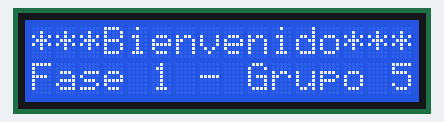
The sketch below on a simulated Arduino Uno, built with avr-gcc and run on an emulated ATmega328P. Shown: 16×2 character LCD. Random numbers use the default seed unless the sketch sets one; what the sketch prints to the serial monitor is not drawn.

Above: at 0.1 s.
At 6.1 s:
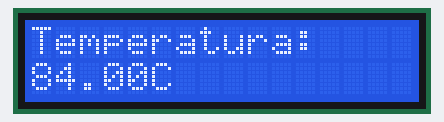
At 10.2 s:
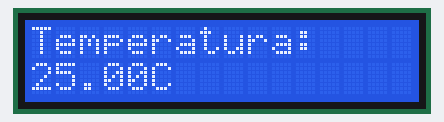
At 19.2 s:
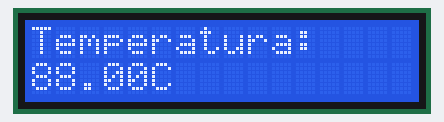
At 30.3 s:
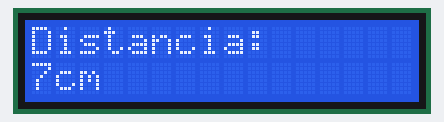
At 38.3 s:
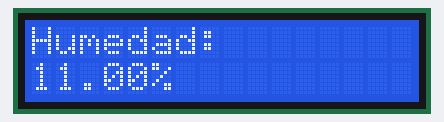

The sketch:

Arduino.ino
```cpp
/****************************************************************************
Universidad de San Carlos de Guatemala
Arquitectura de Computadores y Ensambladores 2 - Sección "B"
Segundo Semestre 2024
Autor: Grupo 5
Proyecto: Control de Acceso Vehicular
Codigo escrito para: ARDUINO UNO
*****************************************************************************/
#include <EEPROM.h>
#include <DHT.h>
#include <LiquidCrystal.h>

// Inicializando la libreria
LiquidCrystal lcd(12, 11, 5, 4, 3, 2);

// Definiendo el inicio de las direcciones de memoria EEPROM para guardar los datos de los sensores
#define EEPROM_START_TEMPERATURA 0
#define EEPROM_START_HUMEDAD 10
#define EEPROM_START_LUZ 20
#define EEPROM_START_CO2 30
#define EEPROM_START_PROXIMIDAD 40

// Definiendo el pin digital donde se conecta el sensor
#define DHT_PIN 9
// Definiendo el tipo de senso a utilizar
#define DHT_TYPE DHT11

// Configuramos los pines del boton
const byte interruptPin = 2;
volatile bool ledState = LOW;

//Configuramos los pines del sensor Trigger y Echo
const byte triggerPin = 13;
const byte echoPin = 12;

void setup() {
  // Inicialización del sensor DHT11
  DHT dht(DHT_PIN, DHT_TYPE);
  Serial.begin(9600);
  lcd.begin(16,2);
  dht.begin();
/*
  pinMode(LED_BUILTIN, OUTPUT);
  pinMode(interruptPin,INPUT_PULLUP);
  attachInterrupt(digitalPinToInterrupt(interruptPin), isrDesplegarLCD, RISING);
*/
  // El pin Trigger en modo salida
//  pinMode(triggerPin,OUTPUT);
  // El pin Echo en modo entrada
//  pinMode(echoPin,INPUT);
}

void loop() {
  lcd.clear();
  lcd.setCursor(0,0);
  lcd.print("***Bienvenido***");
  lcd.setCursor(0,1);
  lcd.print("Fase 1 - Grupo 5");
  delay(2000);

  float temperatura = obtenerTemperatura();
  float humedad = obtenerHumedad();
  iniciarTrigger();

  if (isnan(temperatura)) {
    guardarDTH11(temperatura, EEPROM_START_TEMPERATURA);
  }
  if (isnan(humedad)) {
    guardarDTH11(humedad, EEPROM_START_HUMEDAD);
  }
//  leerDTH11();

}

float obtenerHumedad(){
  // Obteniendo el vaor de la humedad relativa
  float humedad = random(1,30);//dht.readHumidity();

  // Comprobando si ha habido algun error en la lectura
  if(isnan(humedad)){
    Serial.println("No se logro obtener datos de HUMEDAD del sensor DHT11");
  }
  else {
    Serial.print("Humedad: ");
    Serial.print(humedad);
    Serial.println("%");
    //Debe haber una condición para saber si se debe desplegar en la pantalla LCD
    lcd.clear();
    lcd.setCursor(0,0);
    lcd.print("Humedad:");
    lcd.setCursor(0,1);
    lcd.print(humedad);
    lcd.print("%");
    delay(1000);
  }
  return humedad;
}

float obtenerTemperatura(){
  // Obteniendo el valor de la temperatura en grados centigrados
  float temperatura = random(1,100);//dht.readTemperature();

  // Comprobando si ha habido algun error en la lectura
  if(isnan(temperatura)){
    Serial.println("No se logro obtener datos de TEMPERATURA del sensor DHT11");
    //Debe haber una condición para saber si se debe desplegar en la pantalla LCD
    lcd.clear();
    lcd.setCursor(0,0);
    lcd.print("ERROR al leer:");
    lcd.setCursor(0,1);
    lcd.print("TEMPERATURA:");
  }
  else {
    Serial.print("Temperatura: ");
    Serial.print(temperatura);
    Serial.println("°C");
    //Debe haber una condición para saber si se debe desplegar en la pantalla LCD
    lcd.clear();
    lcd.setCursor(0,0);
    lcd.print("Temperatura:");
    lcd.setCursor(0,1);
    lcd.print(temperatura);
    lcd.print("C");
    delay(1000);
  }
  return temperatura;
}


void guardarDTH11(float valor, byte posMemoria){
  EEPROM.put(posMemoria, valor);  //Escribir (direccion_inicial, valor)
}

void leerDTH11(){
  float tempMemoria;
  float humedadMemoria;

  EEPROM.get(EEPROM_START_TEMPERATURA, tempMemoria);  //Obtener (direccion_inicial, var_almacenar)
  Serial.println(tempMemoria);
  EEPROM.get(EEPROM_START_HUMEDAD, humedadMemoria);  //Obtener (direccion_inicial, var_almacenar)
  Serial.println(humedadMemoria);
  delay(100);
}

void isrDesplegarLCD(){
  ledState = !ledState;
  digitalWrite(LED_BUILTIN, ledState);
  Serial.println("Interrupcion Activada");
  delay(2000);
}

void iniciarTrigger(){
  int duracion;
  int distancia;
  // Establecer tiempo de envio y recepcion - Trigger
/*
  digitalWrite(triggerPin, HIGH);
  delayMicroseconds(1);
  digitalWrite(triggerPin, LOW);
  delayMicroseconds(1);

  // Obtener respuesta - Eco
  duracion = pulseIn(echoPin, HIGH);
*/
  distancia = random(1,100);//duracion/58.2; // Conversion a centimetros
  if (distancia < 45){
    Serial.print("Ditancia: ");
    Serial.print(distancia);
    Serial.println("cm");
    //Debe haber una condición para saber si se debe desplegar en la pantalla LCD
    lcd.clear();
    lcd.setCursor(0,0);
    lcd.print("Distancia:");
    lcd.setCursor(0,1);
    lcd.print(distancia);
    lcd.print("cm");
    delay(1000);
  }
}
```

Measured:
- what the display in image 1 shows lasts 1.0 s, from 6.1 s to 7.1 s
